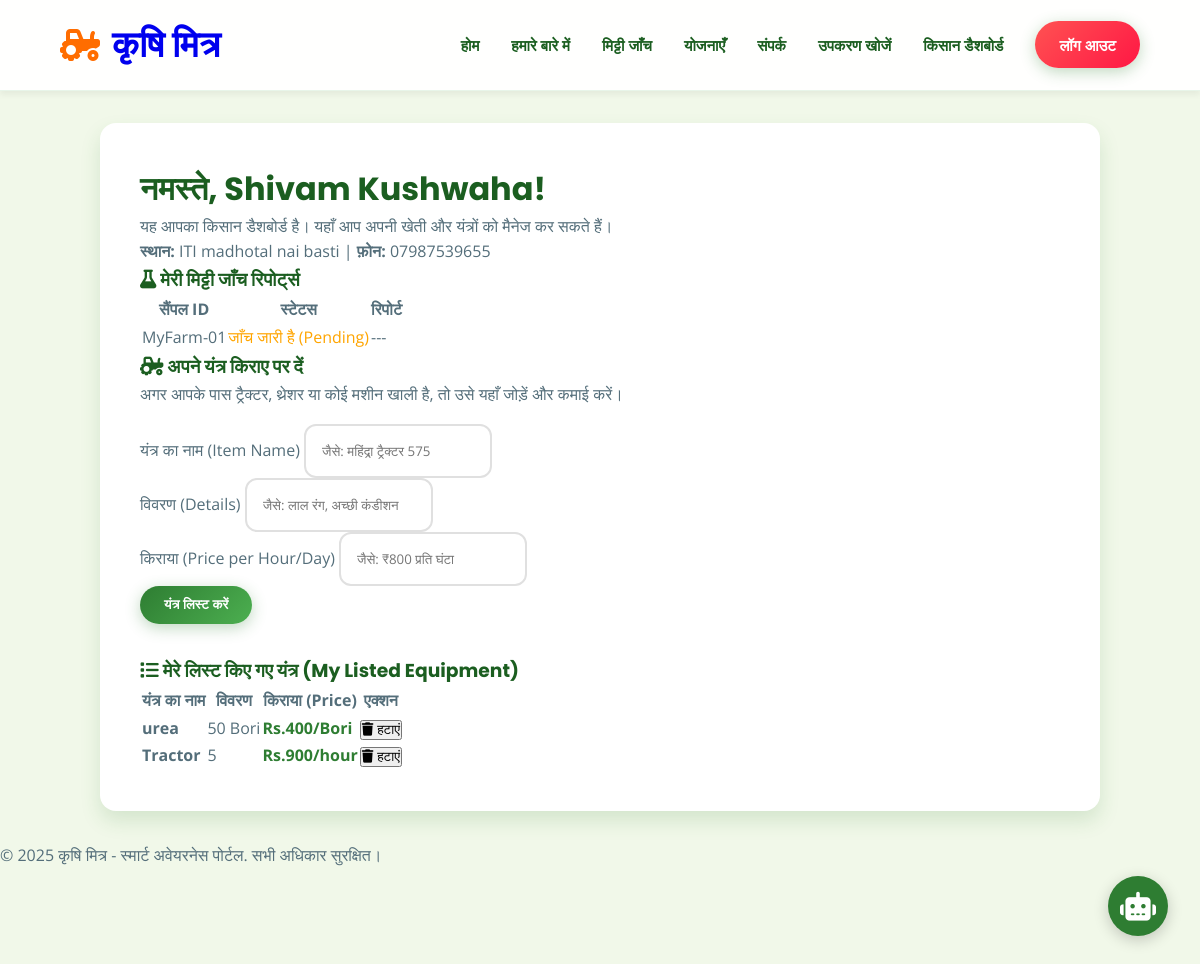
Page /dashboard (signed in) on the earlier database version.
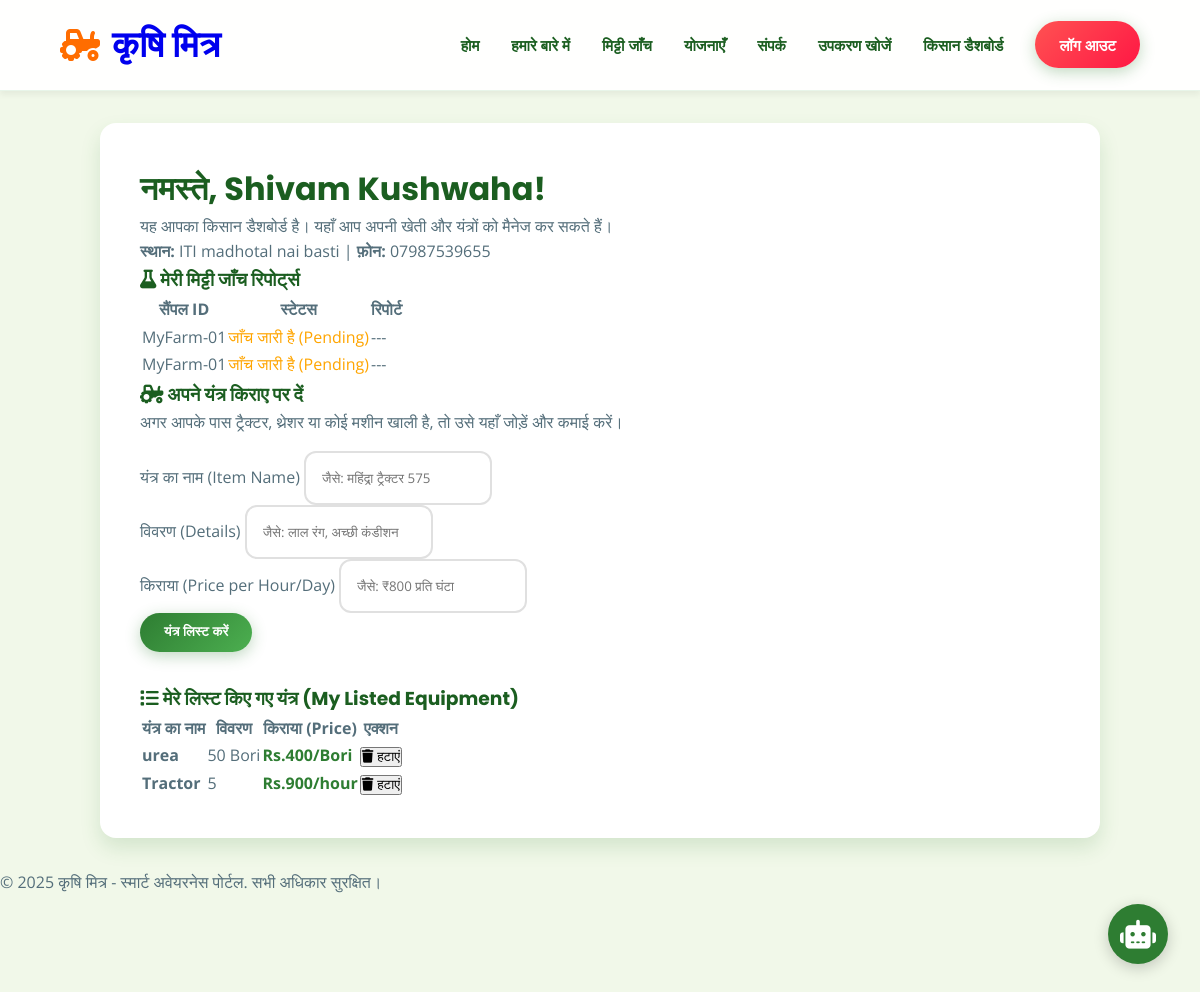
Same page on the later database version.
### app.py (models this page shows)
class User(db.Model, UserMixin):
    id = db.Column(db.Integer, primary_key=True)
    fullname = db.Column(db.String(100), nullable=False)
    email = db.Column(db.String(120), unique=True, nullable=False)
    password = db.Column(db.String(60), nullable=False)
    role = db.Column(db.String(20), nullable=False, default='farmer')
    shop_name = db.Column(db.String(100), nullable=True)
    address = db.Column(db.String(200), nullable=True)
    phone = db.Column(db.String(20), nullable=True)
    inventory_items = db.relationship('InventoryItem', backref='owner', lazy=True)
    soil_samples = db.relationship('SoilSample', backref='farmer_owner', lazy=True)

class SoilSample(db.Model):
    id = db.Column(db.Integer, primary_key=True)
    sample_id = db.Column(db.String(100), nullable=False)
    user_id = db.Column(db.Integer, db.ForeignKey('user.id'), nullable=False)
    status = db.Column(db.String(50), nullable=False, default='Pending')

class InventoryItem(db.Model):
    id = db.Column(db.Integer, primary_key=True)
    item_name = db.Column(db.String(100), nullable=False)
    quantity = db.Column(db.String(100), nullable=False)
    price = db.Column(db.String(100), nullable=True)
    user_id = db.Column(db.Integer, db.ForeignKey('user.id'), nullable=False)

### app.py (the view)
@app.route('/dashboard')
@login_required
def dashboard():
    if current_user.role != 'farmer': return redirect(url_for('home'))
    my_rentals = InventoryItem.query.filter_by(user_id=current_user.id).all()
    return render_template('dashboard.html', my_rentals=my_rentals)

### app.py (called while the page is built)
@login_manager.user_loader
def load_user(user_id):
    return db.session.get(User, int(user_id))

### templates/dashboard.html (shortened to what this page needs)
{% extends 'layout.html' %}
{% block content %}
<div class="page-container dashboard-container">
    <div class="page-header">
        <h1>नमस्ते, {{ current_user.fullname }}!</h1>
        <p>यह आपका किसान डैशबोर्ड है। यहाँ आप अपनी खेती और यंत्रों को मैनेज कर सकते हैं।</p>
        <p><strong>स्थान:</strong> {{ current_user.address }} | <strong>फ़ोन:</strong> {{ current_user.phone }}</p>
    </div>
    <div class="dashboard-widgets">
        <div class="widget-card">
            <h3><i class="fa-solid fa-flask"></i> मेरी मिट्टी जाँच रिपोर्ट्स</h3>
            {% if current_user.soil_samples %}
                <table class="inventory-table">
                    <thead>
                        <tr>
                            <th>सैंपल ID</th>
                            <th>स्टेटस</th>
                            <th>रिपोर्ट</th>
                        </tr>
                    </thead>
                    <tbody>
                        {% for sample in current_user.soil_samples %}
                        <tr>
                            <td>{{ sample.sample_id }}</td>
                            <td>
                                {% if sample.status == 'Pending' %}
                                    <span style="color: orange;">जाँच जारी है (Pending)</span>
                                {% else %}
                                    <span style="color: green;">पूरा हुआ (Completed)</span>
                                {% endif %}
                            </td>
                            <td>
                                {% if sample.status == 'Completed' %}
                                    <button class="btn-learn-more" style="padding: 5px 10px; font-size: 0.8rem;">रिपोर्ट देखें</button>
                                {% else %}
                                    ---
                                {% endif %}
                            </td>
                        </tr>
                        {% endfor %}
                    </tbody>
                </table>
            {% else %}
                <p>आपने अभी तक कोई मिट्टी का सैंपल नहीं भेजा है। <a href="{{ url_for('soil_testing') }}">यहाँ क्लिक करके भेजें</a>.</p>
            {% endif %}
        </div>
        <div class="widget-card">
            <h3><i class="fa-solid fa-tractor"></i> अपने यंत्र किराए पर दें</h3>
            <p>अगर आपके पास ट्रैक्टर, थ्रेशर या कोई मशीन खाली है, तो उसे यहाँ जोड़ें और कमाई करें।</p>
            <form class="simple-form" action="{{ url_for('add_inventory') }}" method="POST" style="margin-top: 1rem; box-shadow: none; padding: 0; background: transparent;">
                <div class="form-group">
                    <label>यंत्र का नाम (Item Name)</label>
                    <input type="text" name="item_name" placeholder="जैसे: महिंद्रा ट्रैक्टर 575" required>
                </div>
                <div class="form-group">
                    <label>विवरण (Details)</label>
                    <input type="text" name="quantity" placeholder="जैसे: लाल रंग, अच्छी कंडीशन" required>
                </div>
                <div class="form-group">
                    <label>किराया (Price per Hour/Day)</label>
                    <input type="text" name="price" placeholder="जैसे: ₹800 प्रति घंटा" required>
                </div>
                <button type="submit" class="btn-submit">यंत्र लिस्ट करें</button>
            </form>
        </div>
    </div>
    {% if current_user.inventory_items %}
    <div class="widget-card" style="margin-top: 2rem;">
        <h3><i class="fa-solid fa-list"></i> मेरे लिस्ट किए गए यंत्र (My Listed Equipment)</h3>
        <table class="inventory-table">
            <thead>
                <tr>
                    <th>यंत्र का नाम</th>
                    <th>विवरण</th>
                    <th>किराया (Price)</th>
                    <th>एक्शन</th>
                </tr>
            </thead>
            <tbody>
                {% for item in current_user.inventory_items %}
                <tr>
                    <td><strong>{{ item.item_name }}</strong></td>
                    <td>{{ item.quantity }}</td>
                    <td style="color: var(--primary-color); font-weight: bold;">{{ item.price }}</td>
                    <td>
                        <form action="{{ url_for('delete_inventory', item_id=item.id) }}" method="POST" style="display:inline;">
                            <button type="submit" class="btn-delete"><i class="fa-solid fa-trash"></i> हटाएं</button>
                        </form>
                    </td>
                </tr>
                {% endfor %}
            </tbody>
        </table>
    </div>
    {% endif %}
</div>
{% endblock %}

### templates/layout.html (shortened to what this page needs)
<!DOCTYPE html>
<html lang="hi">
<head>
    <link rel="stylesheet" href="{{ url_for('static', filename='main.css') }}?v={{ range(1, 999) | random }}">
    <link rel="stylesheet" href="https://cdnjs.cloudflare.com/ajax/libs/font-awesome/6.5.1/css/all.min.css">
</head>
<body>
    <nav class="navbar">
        <div class="logo">
            <i class="fa-solid fa-tractor"></i>
            <h1><a href="/">कृषि मित्र</a></h1>
        </div>
        <div class="nav-links">
            <a href="/">होम</a>
            <a href="/about">हमारे बारे में</a>
            <a href="/soil-testing">मिट्टी जाँच</a>
            <a href="/schemes">योजनाएँ</a>
            <a href="/contact">संपर्क</a>
            <a href="/tool-search">उपकरण खोजें</a>
            {% if current_user.is_authenticated %}
                {% if current_user.role == 'shop' %}
                    <a href="/shop-dashboard">शॉप डैशबोर्ड</a>
                {% else %}
                    <a href="/dashboard">किसान डैशबोर्ड</a>
                {% endif %}
                <a href="/logout" class="btn-logout">लॉग आउट</a>
            {% else %}
                <a href="/login" class="btn-login">लॉगिन</a>
            {% endif %}
        </div>
    </nav>
    <main class="main-content">
        {% block content %}
        {% endblock %}
    </main>
    <div id="chatbot-container">
        <button id="chatbot-toggle">
            <i class="fa-solid fa-robot"></i>
        </button>
    </div>
    <footer>
        <p>&copy; 2025 कृषि मित्र - स्मार्ट अवेयरनेस पोर्टल. सभी अधिकार सुरक्षित।</p>
    </footer>
</body>
</html>

### static/main.css (style rules this page uses)
:root { --primary: #2E7D32; --primary-light: #4CAF50; --accent: #FF6D00; --bg-body: #F1F8E9; --bg-card: #FFFFFF; --text-main: #1B5E20; --text-body: #546E7A; --shadow-sm: 0 4px 6px rgba(0,0,0,0.05); --shadow-md: 0 10px 20px rgba(46, 125, 50, 0.15); --radius: 16px; --primary-color: var(--primary); --secondary-color: var(--primary-light); --shadow: var(--shadow-md); }
* { box-sizing: border-box; margin: 0; padding: 0; }
body { font-family: 'Open Sans', sans-serif; background-color: var(--bg-body); color: var(--text-body); line-height: 1.6; padding-bottom: 100px; }
h1, h2, h3, h4, h5, h6 { font-family: 'Poppins', sans-serif; color: var(--text-main); font-weight: 700; }
a { text-decoration: none; transition: 0.3s; }
.navbar { display: flex; justify-content: space-between; align-items: center; background: rgba(255, 255, 255, 0.95); backdrop-filter: blur(10px); padding: 1rem 5%; position: sticky; top: 0; z-index: 1000; box-shadow: var(--shadow-sm); border-bottom: 1px solid #E8F5E9; }
.logo { display: flex; align-items: center; gap: 12px; font-size: 1.5rem; font-weight: 700; color: var(--primary); }
.logo i { font-size: 2rem; color: var(--accent); }
.nav-links { display: flex; align-items: center; gap: 2rem; }
.nav-links a { color: var(--text-main); font-weight: 600; font-size: 0.95rem; position: relative; }
.nav-links a:not(.btn-login):not(.btn-logout)::after { content: ''; position: absolute; width: 0; height: 2px; bottom: -5px; left: 0; background-color: var(--accent); transition: width 0.3s; }
.btn-login, .btn-logout, .btn-submit, .btn-learn-more { background: linear-gradient(135deg, var(--primary), var(--primary-light)); color: white !important; padding: 0.7rem 1.5rem; border-radius: 50px; font-weight: 600; box-shadow: 0 4px 15px rgba(46, 125, 50, 0.3); border: none; cursor: pointer; display: inline-block; text-align: center; }
.btn-logout { background: linear-gradient(135deg, #FF5252, #FF1744); }
.page-container { max-width: 1000px; margin: 2rem auto; padding: 2.5rem; background: var(--bg-card); border-radius: var(--radius); box-shadow: var(--shadow-md); }
.form-group input, .form-group select, .form-group textarea { border: 2px solid #E0E0E0; border-radius: 12px; padding: 1rem; font-family: 'Open Sans', sans-serif; transition: 0.3s; }
#chatbot-container { position: fixed; bottom: 2rem; right: 2rem; z-index: 9999; }
#chatbot-toggle { background-color: var(--primary-color); color: white; font-size: 1.8rem; border: none; width: 60px; height: 60px; border-radius: 50%; cursor: pointer; box-shadow: 0 4px 15px rgba(14, 92, 3, 0.3); display: flex; justify-content: center; align-items: center; transition: transform 0.2s; }
#chatbot-container { position: fixed; bottom: 2rem; right: 2rem; z-index: 1001; }
#chatbot-toggle { background-color: var(--primary-color); color: white; font-size: 1.8rem; border: none; width: 60px; height: 60px; border-radius: 50%; cursor: pointer; box-shadow: 0 4px 15px rgba(0,0,0,0.2); display: flex; justify-content: center; align-items: center; transition: transform 0.2s; }

Differences in the rows shown:
added SoilSample: sample_id "MyFarm-01", status "जाँच जारी है (Pending)"
